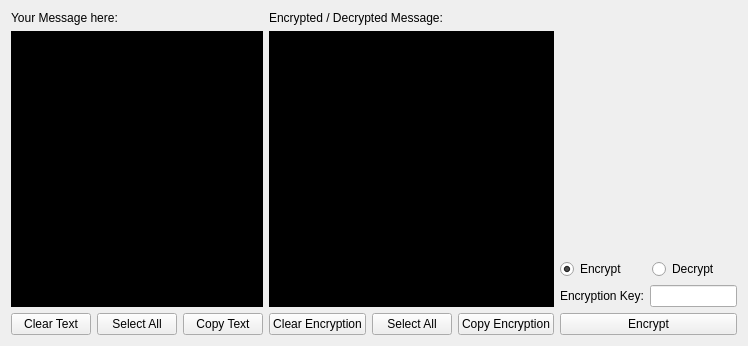
<?xml version="1.0" encoding="UTF-8"?>
<ui version="4.0">
 <class>MainWindow</class>
 <widget class="QMainWindow" name="MainWindow">
  <property name="geometry">
   <rect>
    <x>0</x>
    <y>0</y>
    <width>748</width>
    <height>346</height>
   </rect>
  </property>
  <property name="windowTitle">
   <string>Cesar Cipher</string>
  </property>
  <widget class="QWidget" name="centralWidget">
   <layout class="QGridLayout" name="gridLayout">
    <item row="2" column="1">
     <layout class="QVBoxLayout" name="verticalLayout_2">
      <item>
       <widget class="QLabel" name="label_3">
        <property name="text">
         <string>Encrypted / Decrypted Message:</string>
        </property>
       </widget>
      </item>
      <item>
       <widget class="QPlainTextEdit" name="plainTextEdit_processed">
        <property name="cursor" stdset="0">
         <cursorShape>IBeamCursor</cursorShape>
        </property>
        <property name="contextMenuPolicy">
         <enum>Qt::NoContextMenu</enum>
        </property>
        <property name="styleSheet">
         <string notr="true">background-color: rgb(0, 0, 0);
font: 9pt &quot;Consolas&quot;;
color: rgb(0, 255, 0);</string>
        </property>
       </widget>
      </item>
      <item>
       <layout class="QHBoxLayout" name="horizontalLayout">
        <item>
         <widget class="QPushButton" name="clear_encrypted_button">
          <property name="text">
           <string>Clear Encryption</string>
          </property>
         </widget>
        </item>
        <item>
         <widget class="QPushButton" name="select_all_encrypted_button">
          <property name="text">
           <string>Select All</string>
          </property>
         </widget>
        </item>
        <item>
         <widget class="QPushButton" name="copy_encrypted_button">
          <property name="text">
           <string>Copy Encryption</string>
          </property>
         </widget>
        </item>
       </layout>
      </item>
     </layout>
    </item>
    <item row="2" column="0">
     <layout class="QVBoxLayout" name="verticalLayout_3">
      <item>
       <widget class="QLabel" name="label_2">
        <property name="text">
         <string>Your Message here:</string>
        </property>
       </widget>
      </item>
      <item>
       <widget class="QPlainTextEdit" name="plainTextEdit_insrted">
        <property name="cursor" stdset="0">
         <cursorShape>IBeamCursor</cursorShape>
        </property>
        <property name="contextMenuPolicy">
         <enum>Qt::PreventContextMenu</enum>
        </property>
        <property name="styleSheet">
         <string notr="true">background-color: rgb(0, 0, 0);
font: 9pt &quot;Consolas&quot;;
color: rgb(0, 255, 0);</string>
        </property>
       </widget>
      </item>
      <item>
       <layout class="QHBoxLayout" name="horizontalLayout_6">
        <item>
         <widget class="QPushButton" name="clear_inserted_button">
          <property name="text">
           <string>Clear Text</string>
          </property>
         </widget>
        </item>
        <item>
         <widget class="QPushButton" name="select_all_text_button">
          <property name="text">
           <string>Select All</string>
          </property>
         </widget>
        </item>
        <item>
         <widget class="QPushButton" name="copy_text_button">
          <property name="text">
           <string>Copy Text</string>
          </property>
         </widget>
        </item>
       </layout>
      </item>
     </layout>
    </item>
    <item row="2" column="2">
     <layout class="QVBoxLayout" name="verticalLayout">
      <item>
       <spacer name="verticalSpacer">
        <property name="orientation">
         <enum>Qt::Vertical</enum>
        </property>
        <property name="sizeHint" stdset="0">
         <size>
          <width>20</width>
          <height>40</height>
         </size>
        </property>
       </spacer>
      </item>
      <item>
       <layout class="QHBoxLayout" name="horizontalLayout_4">
        <item>
         <widget class="QRadioButton" name="radioButton_encrypt">
          <property name="text">
           <string>Encrypt</string>
          </property>
          <property name="checked">
           <bool>true</bool>
          </property>
         </widget>
        </item>
        <item>
         <widget class="QRadioButton" name="radioButton_decrypt">
          <property name="text">
           <string>Decrypt</string>
          </property>
         </widget>
        </item>
       </layout>
      </item>
      <item>
       <layout class="QHBoxLayout" name="horizontalLayout_3">
        <item>
         <widget class="QLabel" name="label_key">
          <property name="sizePolicy">
           <sizepolicy hsizetype="Preferred" vsizetype="Maximum">
            <horstretch>0</horstretch>
            <verstretch>0</verstretch>
           </sizepolicy>
          </property>
          <property name="text">
           <string>Encryption Key:</string>
          </property>
         </widget>
        </item>
        <item>
         <widget class="QLineEdit" name="lineEdit_encryption_key"/>
        </item>
       </layout>
      </item>
      <item>
       <widget class="QPushButton" name="ed_button">
        <property name="text">
         <string>Encrypt</string>
        </property>
       </widget>
      </item>
     </layout>
    </item>
   </layout>
  </widget>
 </widget>
 <layoutdefault spacing="6" margin="11"/>
 <tabstops>
  <tabstop>plainTextEdit_insrted</tabstop>
  <tabstop>copy_encrypted_button</tabstop>
  <tabstop>clear_inserted_button</tabstop>
  <tabstop>copy_text_button</tabstop>
  <tabstop>clear_encrypted_button</tabstop>
  <tabstop>radioButton_decrypt</tabstop>
  <tabstop>lineEdit_encryption_key</tabstop>
  <tabstop>plainTextEdit_processed</tabstop>
  <tabstop>radioButton_encrypt</tabstop>
 </tabstops>
 <resources/>
 <connections>
  <connection>
   <sender>clear_inserted_button</sender>
   <signal>clicked()</signal>
   <receiver>plainTextEdit_insrted</receiver>
   <slot>clear()</slot>
   <hints>
    <hint type="sourcelabel">
     <x>76</x>
     <y>312</y>
    </hint>
    <hint type="destinationlabel">
     <x>77</x>
     <y>170</y>
    </hint>
   </hints>
  </connection>
  <connection>
   <sender>copy_text_button</sender>
   <signal>clicked()</signal>
   <receiver>plainTextEdit_insrted</receiver>
   <slot>copy()</slot>
   <hints>
    <hint type="sourcelabel">
     <x>252</x>
     <y>312</y>
    </hint>
    <hint type="destinationlabel">
     <x>163</x>
     <y>170</y>
    </hint>
   </hints>
  </connection>
  <connection>
   <sender>clear_encrypted_button</sender>
   <signal>clicked()</signal>
   <receiver>plainTextEdit_processed</receiver>
   <slot>clear()</slot>
   <hints>
    <hint type="sourcelabel">
     <x>349</x>
     <y>312</y>
    </hint>
    <hint type="destinationlabel">
     <x>524</x>
     <y>170</y>
    </hint>
   </hints>
  </connection>
  <connection>
   <sender>copy_encrypted_button</sender>
   <signal>clicked()</signal>
   <receiver>plainTextEdit_processed</receiver>
   <slot>copy()</slot>
   <hints>
    <hint type="sourcelabel">
     <x>523</x>
     <y>312</y>
    </hint>
    <hint type="destinationlabel">
     <x>524</x>
     <y>170</y>
    </hint>
   </hints>
  </connection>
  <connection>
   <sender>select_all_text_button</sender>
   <signal>clicked()</signal>
   <receiver>plainTextEdit_insrted</receiver>
   <slot>selectAll()</slot>
   <hints>
    <hint type="sourcelabel">
     <x>169</x>
     <y>312</y>
    </hint>
    <hint type="destinationlabel">
     <x>132</x>
     <y>170</y>
    </hint>
   </hints>
  </connection>
  <connection>
   <sender>select_all_encrypted_button</sender>
   <signal>clicked()</signal>
   <receiver>plainTextEdit_processed</receiver>
   <slot>selectAll()</slot>
   <hints>
    <hint type="sourcelabel">
     <x>430</x>
     <y>312</y>
    </hint>
    <hint type="destinationlabel">
     <x>524</x>
     <y>170</y>
    </hint>
   </hints>
  </connection>
 </connections>
</ui>
